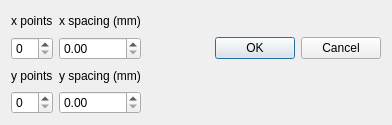
<?xml version="1.0" encoding="UTF-8"?>
<ui version="4.0">
    <class>Dialog</class>
    <widget class="QDialog" name="Dialog">
        <property name="geometry">
            <rect>
                <x>0</x>
                <y>0</y>
                <width>392</width>
                <height>125</height>
            </rect>
        </property>
        <property name="windowTitle">
            <string>Dialog</string>
        </property>
        <layout class="QGridLayout" name="gridLayout">
            <item row="4" column="0">
                <widget class="QSpinBox" name="ny_spin"/>
            </item>
            <item row="3" column="0">
                <widget class="QLabel" name="label">
                    <property name="text">
                        <string>y points</string>
                    </property>
                </widget>
            </item>
            <item row="3" column="1">
                <widget class="QLabel" name="label_2">
                    <property name="text">
                        <string>y spacing (mm)</string>
                    </property>
                </widget>
            </item>
            <item row="0" column="1">
                <widget class="QLabel" name="label_4">
                    <property name="text">
                        <string>x spacing (mm)</string>
                    </property>
                </widget>
            </item>
            <item row="0" column="0">
                <widget class="QLabel" name="label_3">
                    <property name="text">
                        <string>x points</string>
                    </property>
                </widget>
            </item>
            <item row="4" column="1">
                <widget class="QDoubleSpinBox" name="yd_spin">
                    <property name="value">
                        <double>0.000000000000000</double>
                    </property>
                </widget>
            </item>
            <item row="1" column="3">
                <widget class="QDialogButtonBox" name="buttonBox">
                    <property name="orientation">
                        <enum>Qt::Horizontal</enum>
                    </property>
                    <property name="standardButtons">
                        <set>QDialogButtonBox::Cancel|QDialogButtonBox::Ok</set>
                    </property>
                </widget>
            </item>
            <item row="1" column="0">
                <widget class="QSpinBox" name="nx_spin">
                    <property name="value">
                        <number>0</number>
                    </property>
                </widget>
            </item>
            <item row="1" column="1">
                <widget class="QDoubleSpinBox" name="xd_spin">
                    <property name="singleStep">
                        <double>1.000000000000000</double>
                    </property>
                    <property name="value">
                        <double>0.000000000000000</double>
                    </property>
                </widget>
            </item>
        </layout>
    </widget>
    <resources/>
    <connections>
        <connection>
            <sender>buttonBox</sender>
            <signal>accepted()</signal>
            <receiver>Dialog</receiver>
            <slot>accept()</slot>
            <hints>
                <hint type="sourcelabel">
                    <x>248</x>
                    <y>254</y>
                </hint>
                <hint type="destinationlabel">
                    <x>157</x>
                    <y>274</y>
                </hint>
            </hints>
        </connection>
        <connection>
            <sender>buttonBox</sender>
            <signal>rejected()</signal>
            <receiver>Dialog</receiver>
            <slot>reject()</slot>
            <hints>
                <hint type="sourcelabel">
                    <x>316</x>
                    <y>260</y>
                </hint>
                <hint type="destinationlabel">
                    <x>286</x>
                    <y>274</y>
                </hint>
            </hints>
        </connection>
    </connections>
</ui>
